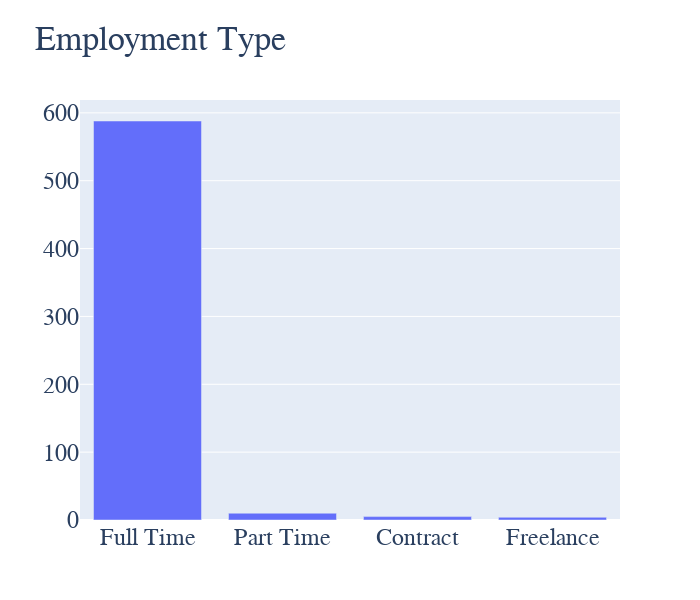

Notebook source saved alongside this figure:
### Markdown cell above
### Insights from the data

### Code cell
fig = go.Figure()
fig.add_trace(go.Bar(x=df["employment_type"].value_counts().index, y=df["employment_type"].value_counts().values))
fig.update_layout(title="Employment Type", height=600, width=700, font_family="Metric", font_size=24)
fig.show()

### Figure 1 — Plotly figure (JSON) as saved in the notebook; plotly's stock layout.template omitted (floating-point values rounded to 4 significant figures)
{"data": [{"type": "bar", "x": ["Full Time", "Part Time", "Contract", "Freelance"], "y": [588, 10, 5, 4]}], "layout": {"font": {"family": "Metric", "size": 24}, "height": 600, "title": {"text": "Employment Type"}, "width": 700}}
